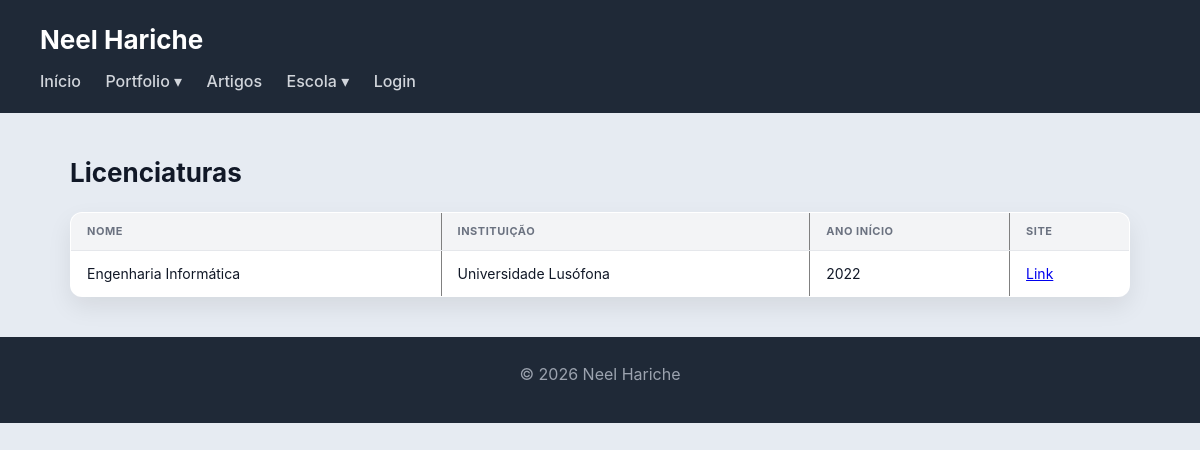
The app's page /licenciaturas/ with its own data.
### portfolio/models.py (models this page shows, shortened)
class Licenciatura(models.Model):
    nome = models.CharField(max_length=150)
    instituicao = models.CharField(max_length=150, default='Universidade Lusófona')
    ano_inicio = models.IntegerField()
    descricao = models.TextField(blank=True)
    url = models.URLField(blank=True)

### portfolio/views.py (the view)
# urls.py: path('licenciaturas/', views.licenciaturas_view, name='licenciaturas'),
def licenciaturas_view(request):
    licenciaturas = Licenciatura.objects.prefetch_related('ucs').all()
    return render(request, 'portfolio/licenciaturas_list.html', {'licenciaturas': licenciaturas})

### portfolio/templates/portfolio/licenciaturas_list.html (shortened to what this page needs)
{% extends 'portfolio/base.html' %}
{% block content %}
<h2>Licenciaturas</h2>
<section>
    <table border="1">
        <thead>
            <tr>
                <th>Nome</th>
                <th>Instituição</th>
                <th>Ano Início</th>
                <th>Site</th>
            </tr>
        </thead>
        <tbody>
        {% for l in licenciaturas %}
            <tr>
                <td>{{ l.nome }}</td>
                <td>{{ l.instituicao }}</td>
                <td>{{ l.ano_inicio }}</td>
                <td>{% if l.url %}<a href="{{ l.url }}" target="_blank">Link</a>{% else %}—{% endif %}</td>
            </tr>
        {% empty %}
            <tr><td colspan="4">Nenhuma licenciatura adicionada ainda.</td></tr>
        {% endfor %}
        </tbody>
    </table>
</section>
{% endblock %}

### portfolio/static/portfolio/style.css (style rules this page uses)
* { box-sizing: border-box; margin: 0; padding: 0; }
body { font-family: "Inter", "Segoe UI", system-ui, -apple-system, sans-serif; background: #e6ebf2; color: #111827; line-height: 1.5; }
h2 { margin-bottom: 20px; font-size: 26px; }
table { width: 100%; border-collapse: collapse; background: white; border-radius: 12px; overflow: hidden; box-shadow: 0 10px 25px rgba(0,0,0,0.08); }
th { background: #f3f4f6; padding: 10px 16px; text-align: left; font-size: 11px; text-transform: uppercase; color: #6b7280; letter-spacing: 0.05em; }
td { padding: 12px 16px; border-top: 1px solid #e5e7eb; font-size: 14px; }

### records on screen
Licenciatura: nome "Engenharia Informática", instituicao "Universidade Lusófona", ano_inicio "2022"
